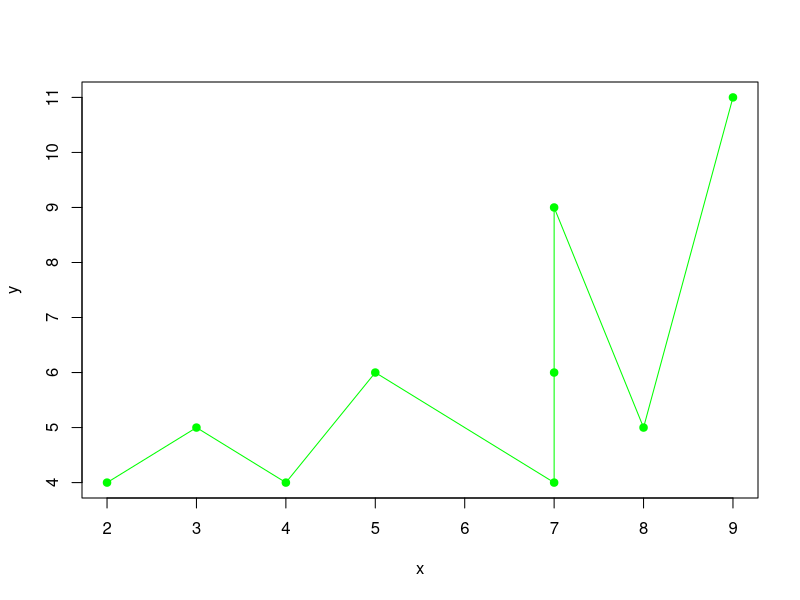
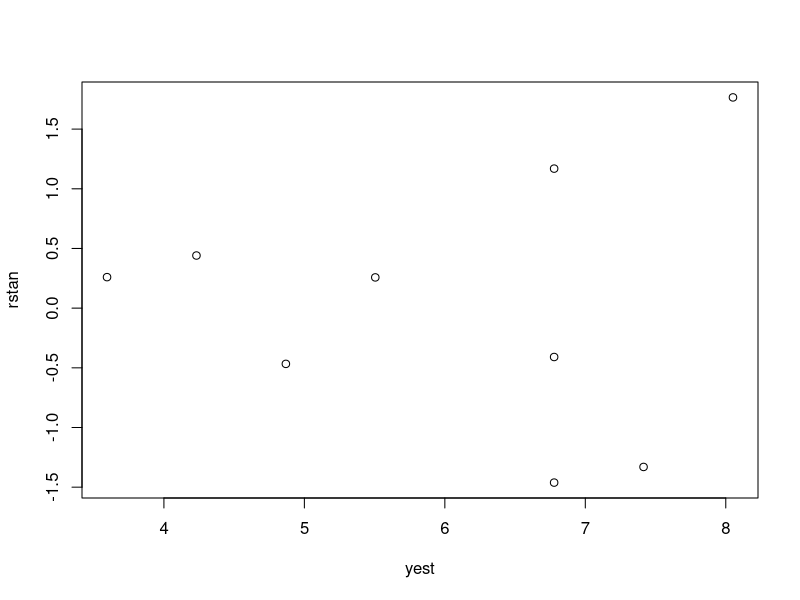

Here is the R script that generated these plots, in order:
#----------a-------------
x = c(2,3,4,5,7,7,7,8,9) 
y = c(4,5,4,6,4,6,9,5,11)
reg = lm(y~x) #Regresion estimada que relaciona y con x
summary(reg) 
b0 = reg$coefficients[1] #Coeficente b0
b1 = reg$coefficients[2] #Coeficente b1
yest = b0+b1*x #Ecuacion de Regresion Estimada

plot(x,y,pch=19,col="green",type="overplotted") 
x = c(2,3,4,5,7,7,7,8,9) 
y = c(4,5,4,6,4,6,9,5,11)
reg = lm(y~x) #Regresion estimada que relaciona y con x
summary(reg)
#----------b---------------
x = c(2,3,4,5,7,7,7,8,9) 
y = c(4,5,4,6,4,6,9,5,11)
reg = lm(y~x) 
summary(reg) 
b0 = reg$coefficients[1] #Coeficente b0
b1 = reg$coefficients[2] #Coeficente b1
yest = b0+b1*x #Ecuacion 
print(b0)
print(b1)
#-----------c----------------
rstan = rstandard(reg) 
plot(yest,rstan)
#------------------d---------------
x = c(2,3,4,5,7,7,7,8,9)
y = c(4,5,4,6,4,6,9,5,11)
ylog = log(y) 
reg2 = lm (ylog~x)
summary(reg2) 
b00 = reg2$coefficients[1] 
b11 = reg2$coefficients[2] 
yest1 = exp(b00)+exp(b11)*x 



